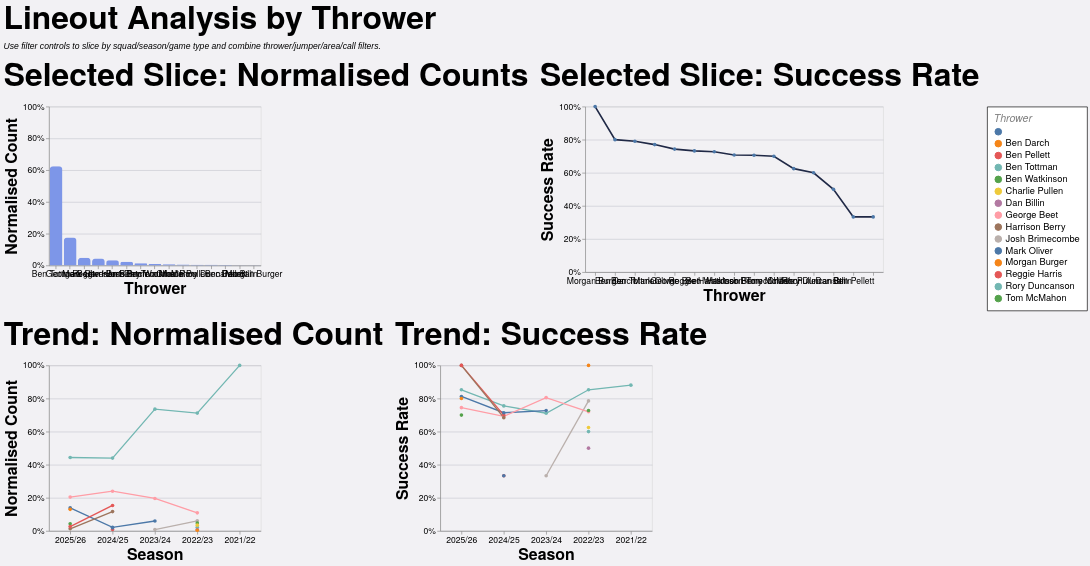

Express this chart as Vega-Lite.
### Vega-Lite specification from a JSON file in a GitHub repository (floating-point values rounded to 4 significant figures; data arrays with more than 128 entries replaced by an {"elided": "..."} marker saying what was removed)
{"config": {"axis": {"labelFont": "PT Sans Narrow, Helvetica Neue, Helvetica, Arial, sans-serif", "titleFont": "PT Sans Narrow, Helvetica Neue, Helvetica, Arial, sans-serif", "labelFontSize": 13, "titleFontSize": 24, "gridColor": "#202947", "gridOpacity": 0.2, "zindex": 1}, "text": {"font": "Lato, sans-serif"}, "bar": {"cornerRadiusEnd": 5}, "header": {"labelFont": "PT Sans Narrow, Helvetica Neue, Helvetica, Arial, sans-serif", "titleFont": "PT Sans Narrow, Helvetica Neue, Helvetica, Arial, sans-serif", "labelFontSize": 24, "titleFontSize": 28, "labelFontWeight": "bold", "orient": "left"}, "legend": {"labelFont": "PT Sans Narrow, Helvetica Neue, Helvetica, Arial, sans-serif", "titleFont": "PT Sans Narrow, Helvetica Neue, Helvetica, Arial, sans-serif", "labelFontSize": 14, "titleFontSize": 16, "titlePadding": 5, "fillColor": "white", "strokeColor": "black", "padding": 10, "titleFontWeight": "lighter", "titleFontStyle": "italic", "titleColor": "gray", "offset": 10}, "title": {"font": "PT Sans Narrow, Helvetica Neue, Helvetica, Arial, sans-serif", "fontSize": 48, "fontWeight": "bold", "anchor": "start", "align": "center", "titlePadding": 20, "subtitlePadding": 10, "subtitleFontSize": 13, "subtitleColor": "", "subtitleFontStyle": "italic", "offset": 15, "color": "black"}, "axisX": {"labelAngle": 0}, "facet": {"title": null, "header": null, "align": {"row": "each", "column": "each"}}, "resolve": {"scale": {"y": "independent", "facet": "independent"}}, "background": "#f2f1f4", "scale": {"offsetBandPaddingOuter": 0.2, "offsetBandPaddingInner": 0.1}}, "vconcat": [{"hconcat": [{"mark": {"type": "bar", "color": "#7d96e8"}, "encoding": {"tooltip": [{"field": "thrower", "title": "Thrower", "type": "nominal"}, {"field": "attempts", "format": ",.0f", "title": "Lineouts", "type": "quantitative"}, {"field": "share", "format": ".1%", "title": "Normalised Count", "type": "quantitative"}], "x": {"field": "thrower", "sort": "-y", "title": "Thrower", "type": "nominal"}, "y": {"axis": {"format": "%"}, "field": "share", "scale": {"domain": [0, 1]}, "title": "Normalised Count", "type": "quantitative"}}, "height": 240, "title": "Selected Slice: Normalised Counts", "transform": [{"filter": "(loSquad == 'All' || datum.squad == loSquad) && (loGameType == 'All' || (loGameType == 'League + Cup' && (datum.game_type == 'League' || datum.game_type == 'Cup')) || (loGameType == 'League only' && datum.game_type == 'League') || datum.game_type == loGameType) && (loOpposition == 'All' || datum.opposition == loOpposition) && (loThrower == 'All' || datum.thrower == loThrower) && (loJumper == 'All' || datum.jumper == loJumper) && (loArea == 'All' || datum.area == loArea) && (loNumbers == 'All' || datum.numbers == loNumbers) && (loCall == 'All' || datum.call == loCall) && (loCallType == 'All' || datum.call_type == loCallType)"}, {"filter": "(loSeason == 'All' || datum.season == loSeason)"}, {"aggregate": [{"op": "count", "as": "attempts"}, {"op": "sum", "field": "won", "as": "won"}], "groupby": ["thrower"]}, {"joinaggregate": [{"op": "sum", "field": "attempts", "as": "total_attempts"}]}, {"calculate": "datum.attempts / datum.total_attempts", "as": "share"}, {"calculate": "datum.won / datum.attempts", "as": "success_rate"}], "width": 320}, {"mark": {"type": "line", "color": "#202946", "point": true, "strokeWidth": 2.5}, "encoding": {"tooltip": [{"field": "thrower", "title": "Thrower", "type": "nominal"}, {"field": "won", "format": ",.0f", "title": "Won", "type": "quantitative"}, {"field": "attempts", "format": ",.0f", "title": "Lineouts", "type": "quantitative"}, {"field": "success_rate", "format": ".1%", "title": "Success Rate", "type": "quantitative"}], "x": {"field": "thrower", "sort": "-y", "title": "Thrower", "type": "nominal"}, "y": {"axis": {"format": "%"}, "field": "success_rate", "scale": {"domain": [0, 1]}, "title": "Success Rate", "type": "quantitative"}}, "height": 250, "title": "Selected Slice: Success Rate", "transform": [{"filter": "(loSquad == 'All' || datum.squad == loSquad) && (loGameType == 'All' || (loGameType == 'League + Cup' && (datum.game_type == 'League' || datum.game_type == 'Cup')) || (loGameType == 'League only' && datum.game_type == 'League') || datum.game_type == loGameType) && (loOpposition == 'All' || datum.opposition == loOpposition) && (loThrower == 'All' || datum.thrower == loThrower) && (loJumper == 'All' || datum.jumper == loJumper) && (loArea == 'All' || datum.area == loArea) && (loNumbers == 'All' || datum.numbers == loNumbers) && (loCall == 'All' || datum.call == loCall) && (loCallType == 'All' || datum.call_type == loCallType)"}, {"filter": "(loSeason == 'All' || datum.season == loSeason)"}, {"aggregate": [{"op": "count", "as": "attempts"}, {"op": "sum", "field": "won", "as": "won"}], "groupby": ["thrower"]}, {"joinaggregate": [{"op": "sum", "field": "attempts", "as": "total_attempts"}]}, {"calculate": "datum.attempts / datum.total_attempts", "as": "share"}, {"calculate": "datum.won / datum.attempts", "as": "success_rate"}], "width": {"step": 30}}], "spacing": 16}, {"hconcat": [{"mark": {"type": "line", "point": true, "strokeWidth": 2}, "encoding": {"color": {"field": "thrower", "title": "Thrower", "type": "nominal"}, "tooltip": [{"field": "season", "title": "Season", "type": "nominal"}, {"field": "thrower", "title": "Thrower", "type": "nominal"}, {"field": "attempts", "format": ",.0f", "title": "Lineouts", "type": "quantitative"}, {"field": "norm_count", "format": ".1%", "title": "Normalised Count", "type": "quantitative"}], "x": {"field": "season", "sort": "-x", "title": "Season", "type": "nominal"}, "y": {"axis": {"format": "%"}, "field": "norm_count", "scale": {"domain": [0, 1]}, "title": "Normalised Count", "type": "quantitative"}}, "height": 250, "title": "Trend: Normalised Count", "transform": [{"filter": "(loSquad == 'All' || datum.squad == loSquad) && (loGameType == 'All' || (loGameType == 'League + Cup' && (datum.game_type == 'League' || datum.game_type == 'Cup')) || (loGameType == 'League only' && datum.game_type == 'League') || datum.game_type == loGameType) && (loOpposition == 'All' || datum.opposition == loOpposition) && (loThrower == 'All' || datum.thrower == loThrower) && (loJumper == 'All' || datum.jumper == loJumper) && (loArea == 'All' || datum.area == loArea) && (loNumbers == 'All' || datum.numbers == loNumbers) && (loCall == 'All' || datum.call == loCall) && (loCallType == 'All' || datum.call_type == loCallType)"}, {"aggregate": [{"op": "count", "as": "attempts"}, {"op": "sum", "field": "won", "as": "won"}], "groupby": ["season", "thrower"]}, {"joinaggregate": [{"op": "sum", "field": "attempts", "as": "season_attempts"}], "groupby": ["season"]}, {"calculate": "datum.attempts / datum.season_attempts", "as": "norm_count"}, {"calculate": "datum.won / datum.attempts", "as": "success_rate"}], "width": 320}, {"mark": {"type": "line", "point": true, "strokeWidth": 2}, "encoding": {"color": {"field": "thrower", "title": "Thrower", "type": "nominal"}, "tooltip": [{"field": "season", "title": "Season", "type": "nominal"}, {"field": "thrower", "title": "Thrower", "type": "nominal"}, {"field": "won", "format": ",.0f", "title": "Won", "type": "quantitative"}, {"field": "attempts", "format": ",.0f", "title": "Lineouts", "type": "quantitative"}, {"field": "success_rate", "format": ".1%", "title": "Success Rate", "type": "quantitative"}], "x": {"field": "season", "sort": "-x", "title": "Season", "type": "nominal"}, "y": {"axis": {"format": "%"}, "field": "success_rate", "scale": {"domain": [0, 1]}, "title": "Success Rate", "type": "quantitative"}}, "height": 250, "title": "Trend: Success Rate", "transform": [{"filter": "(loSquad == 'All' || datum.squad == loSquad) && (loGameType == 'All' || (loGameType == 'League + Cup' && (datum.game_type == 'League' || datum.game_type == 'Cup')) || (loGameType == 'League only' && datum.game_type == 'League') || datum.game_type == loGameType) && (loOpposition == 'All' || datum.opposition == loOpposition) && (loThrower == 'All' || datum.thrower == loThrower) && (loJumper == 'All' || datum.jumper == loJumper) && (loArea == 'All' || datum.area == loArea) && (loNumbers == 'All' || datum.numbers == loNumbers) && (loCall == 'All' || datum.call == loCall) && (loCallType == 'All' || datum.call_type == loCallType)"}, {"aggregate": [{"op": "count", "as": "attempts"}, {"op": "sum", "field": "won", "as": "won"}], "groupby": ["season", "thrower"]}, {"joinaggregate": [{"op": "sum", "field": "attempts", "as": "season_attempts"}], "groupby": ["season"]}, {"calculate": "datum.attempts / datum.season_attempts", "as": "norm_count"}, {"calculate": "datum.won / datum.attempts", "as": "success_rate"}], "width": 320}], "spacing": 16}], "data": {"name": "data-05b411978622ee4960cb3f2e6471596b"}, "params": [{"name": "loSquad", "value": "All"}, {"name": "loSeason", "value": "All"}, {"name": "loGameType", "value": "All"}, {"name": "loOpposition", "value": "All"}, {"name": "loThrower", "value": "All"}, {"name": "loJumper", "value": "All"}, {"name": "loArea", "value": "All"}, {"name": "loNumbers", "value": "All"}, {"name": "loCall", "value": "All"}, {"name": "loCallType", "value": "All"}], "spacing": 22, "title": {"text": "Lineout Analysis by Thrower", "subtitle": "Use filter controls to slice by squad/season/game type and combine thrower/jumper/area/call filters."}, "$schema": "https://vega.github.io/schema/vega-lite/v5.20.1.json", "datasets": {"data-05b411978622ee4960cb3f2e6471596b": {"elided": "1260 records"}}}
